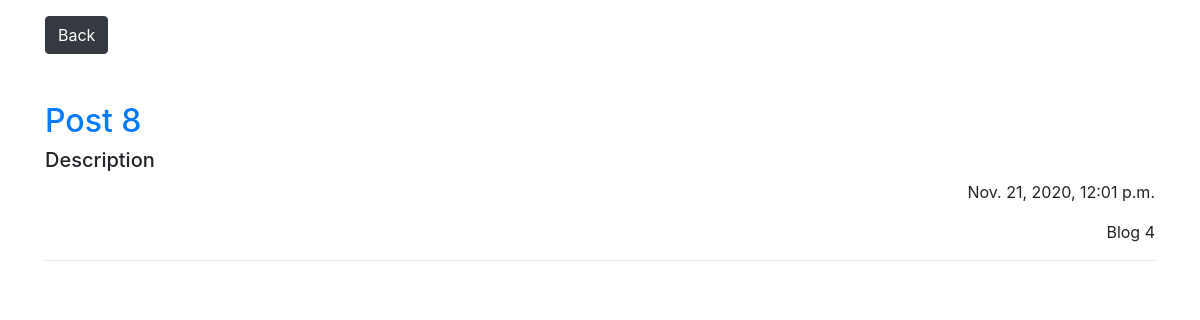
Before: /blog-4/ with the older database file.
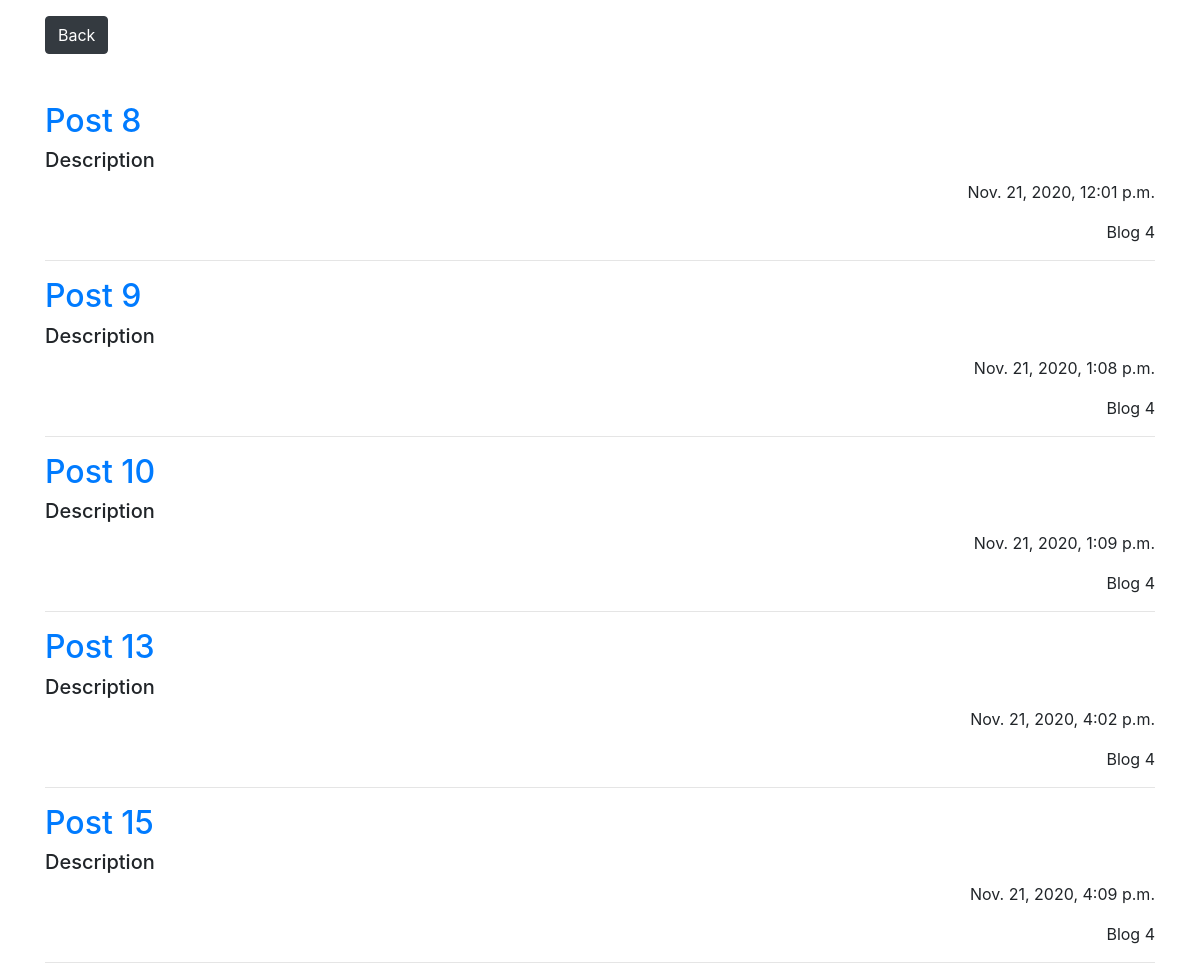
After: the same page with the newer database file.
### blog/models.py (models this page shows, shortened)
class Post(models.Model):
    title = models.CharField(max_length=150)
    description = models.TextField()
    time = models.DateTimeField(auto_now_add=True)
    blog = models.ForeignKey(
        Blog,
        related_name='post',
        on_delete=models.CASCADE
    )
    users_read = models.ManyToManyField(
        'auth.User',
        through=UsersRead,
        through_fields=('post', 'user'),
        blank=True
    )

class Blog(models.Model):
    title = models.CharField(max_length=120)
    slug = models.SlugField(unique=True)
    subscribers = models.ManyToManyField(
        'auth.User',
        related_name='subscribers',
        blank=True,
    )
    author = models.ForeignKey(
        'auth.User',
        related_name='blog',
        on_delete=models.CASCADE
    )
    def __str__(self):
        return self.title

### blog/views.py (the view)
# urls.py: path('<slug:slug>/', BlogDetailView.as_view(), name='blog_detail'),
class BlogDetailView(generic.DetailView):
    model = Blog
    context_object_name = 'blog'
    extra_context = {'title': 'Blog', 'author': 'User'}
    template_name = 'blog/blog-detail.html'
    def get_object(self, queryset=None):
        slug = self.kwargs['slug']
        blog = Blog.objects.get(slug=slug)
        self.extra_context['title'] = blog.title
        self.extra_context['author'] = blog.author
        return Post.objects.filter(blog__slug=slug)

### blog/templates/blog/blog-detail.html (shortened to what this page needs)
{% extends 'base.html' %}
{% block content %}
<a href="{% url 'blog_list' %}" class="btn btn-dark mt-3 mb-5">Back</a>
    {% for post in blog %}
    <h2><a href="{% url 'post_detail' slug=post.blog.slug pk=post.pk %}">{{ post.title }}</a></h2>
    <h5>{{ post.description }}</h5>
    <p class="text-right">{{ post.time }}</p>
    <p class="text-right">{{ post.blog }}</p>
    <hr>
    {% endfor %}
{% endblock %}

Changed rows visible on the page:
added Post: title "Post 9", description "Description", time "Nov. 21, 2020, 1:08 p.m.", blog "Blog 4"
added Post: title "Post 10", description "Description", time "Nov. 21, 2020, 1:09 p.m.", blog "Blog 4"
added Post: title "Post 13", description "Description", time "Nov. 21, 2020, 4:02 p.m.", blog "Blog 4"
added Post: title "Post 15", description "Description", time "Nov. 21, 2020, 4:09 p.m.", blog "Blog 4"
